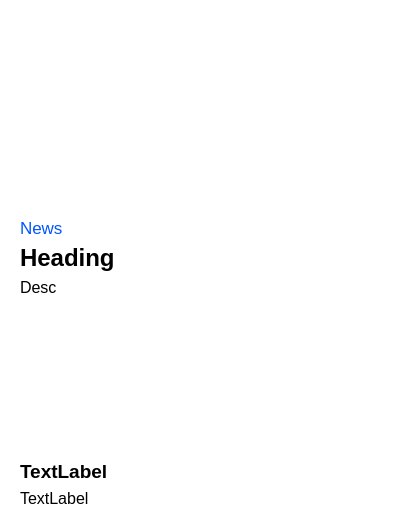
               <widget class="QWidget" name="newsWidget2" native="true">
                <property name="sizePolicy">
                 <sizepolicy hsizetype="Fixed" vsizetype="Fixed">
                  <horstretch>0</horstretch>
                  <verstretch>0</verstretch>
                 </sizepolicy>
                </property>
                <property name="minimumSize">
                 <size>
                  <width>410</width>
                  <height>528</height>
                 </size>
                </property>
                <property name="styleSheet">
                 <string notr="true">background-color: white;
color: black;
border-radius: 10px;</string>
                </property>
                <layout class="QVBoxLayout" name="news2">
                 <property name="leftMargin">
                  <number>0</number>
                 </property>
                 <property name="topMargin">
                  <number>0</number>
                 </property>
                 <property name="rightMargin">
                  <number>0</number>
                 </property>
                 <property name="bottomMargin">
                  <number>0</number>
                 </property>
                 <item>
                  <widget class="QLabel" name="newsImage2">
                   <property name="sizePolicy">
                    <sizepolicy hsizetype="Fixed" vsizetype="Fixed">
                     <horstretch>0</horstretch>
                     <verstretch>0</verstretch>
                    </sizepolicy>
                   </property>
                   <property name="minimumSize">
                    <size>
                     <width>410</width>
                     <height>192</height>
                    </size>
                   </property>
                   <property name="text">
                    <string/>
                   </property>
                  </widget>
                 </item>
                 <item>
                  <layout class="QVBoxLayout" name="verticalLayout_14">
                   <property name="leftMargin">
                    <number>20</number>
                   </property>
                   <property name="topMargin">
                    <number>20</number>
                   </property>
                   <property name="rightMargin">
                    <number>20</number>
                   </property>
                   <property name="bottomMargin">
                    <number>20</number>
                   </property>
                   <item>
                    <widget class="QLabel" name="label_11">
                     <property name="font">
                      <font>
                       <pointsize>13</pointsize>
                      </font>
                     </property>
                     <property name="styleSheet">
                      <string notr="true">color: rgb(0, 85, 255);</string>
                     </property>
                     <property name="text">
                      <string>News</string>
                     </property>
                    </widget>
                   </item>
                   <item>
                    <widget class="QLabel" name="newsHeading2">
                     <property name="font">
                      <font>
                       <pointsize>18</pointsize>
                       <bold>true</bold>
                      </font>
                     </property>
                     <property name="text">
                      <string>Heading</string>
                     </property>
                     <property name="wordWrap">
                      <bool>true</bool>
                     </property>
                    </widget>
                   </item>
                   <item>
                    <widget class="QLabel" name="newsDesc2">
                     <property name="font">
                      <font>
                       <pointsize>12</pointsize>
                      </font>
                     </property>
                     <property name="text">
                      <string>Desc</string>
                     </property>
                     <property name="wordWrap">
                      <bool>true</bool>
                     </property>
                    </widget>
                   </item>
                   <item>
                    <spacer name="verticalSpacer_4">
                     <property name="orientation">
                      <enum>Qt::Vertical</enum>
                     </property>
                     <property name="sizeHint" stdset="0">
                      <size>
                       <width>20</width>
                       <height>40</height>
                      </size>
                     </property>
                    </spacer>
                   </item>
                   <item>
                    <widget class="QLabel" name="newsSource2">
                     <property name="font">
                      <font>
                       <pointsize>14</pointsize>
                       <bold>true</bold>
                      </font>
                     </property>
                     <property name="text">
                      <string>TextLabel</string>
                     </property>
                    </widget>
                   </item>
                   <item>
                    <widget class="QLabel" name="newsTime2">
                     <property name="font">
                      <font>
                       <pointsize>12</pointsize>
                      </font>
                     </property>
                     <property name="text">
                      <string>TextLabel</string>
                     </property>
                    </widget>
                   </item>
                  </layout>
                 </item>
                </layout>
               </widget>
